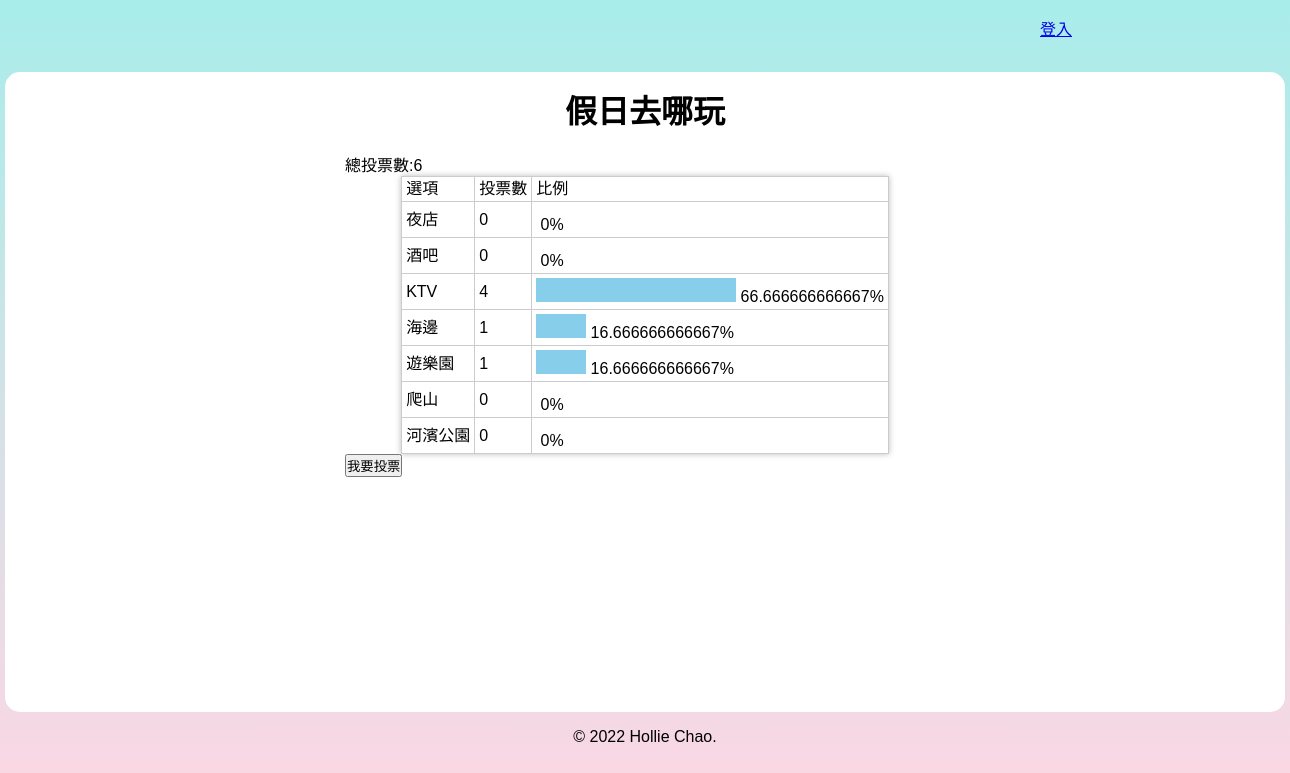
Screenshot of /?do=vote_result&id=5 with the database file from the repository.
### tables this page shows
CREATE TABLE `subjects` (
  `id` int(11) UNSIGNED NOT NULL COMMENT '序號',
  `subject` varchar(128) NOT NULL COMMENT '主題描述',
  `type_id` int(11) NOT NULL COMMENT '主題類別',
  `multiple` tinyint(1) NOT NULL DEFAULT 0 COMMENT '單/複選',
  `mulit_limit` tinyint(4) NOT NULL DEFAULT 1 COMMENT '單/複選項目數',
  `start` date NOT NULL COMMENT '開始時間',
  `end` date NOT NULL COMMENT '結束時間',
  `total` int(11) UNSIGNED NOT NULL DEFAULT 0 COMMENT '投票人數統計'
);

CREATE TABLE `options` (
  `id` int(11) NOT NULL COMMENT '序號',
  `option` varchar(128) NOT NULL COMMENT '選項描述',
  `subject_id` int(11) NOT NULL COMMENT '主題',
  `total` int(11) NOT NULL DEFAULT 0 COMMENT '投票人數統計'
);

### api/base.php (called while the page is built, shortened)
<?php
function pdo(){
    $dsn="mysql:host=localhost;charset=utf8;dbname=vote";
    return new PDO($dsn,'root','');
}
function all($table,...$arg){
    $pdo=pdo();
    $sql="SELECT * FROM $table ";
    switch(count($arg)){
        case 1:
            if(is_array($arg[0]) && !empty($arg[0])){
                foreach($arg[0] as $key => $value){
                    $tmp[]="`$key`='$value'";
                }
                $sql.=" WHERE ". implode(" AND " ,$tmp);
            }elseif(empty($arg[0])){
            }else{
                $sql.=$arg[0];
            }
        break;
        }
        return $pdo->query($sql)->fetchAll(PDO::FETCH_ASSOC);
    }
function find($table,$arg){
    $pdo=pdo();
    $sql="SELECT * FROM $table WHERE ";
        if(is_array($arg)){
            foreach($arg as $key => $value){
                $tmp[]="`$key`='$value'";
            }
            $sql.=implode(" AND " ,$tmp);
        }else{
            $sql.=" `id`='$arg'";
        }
        return $pdo->query($sql)->fetch(PDO::FETCH_ASSOC);
    }
?>

### front/vote_result.php (the view)
<?php
$subject=find("subjects",$_GET['id']);
$opts=all("options",['subject_id'=>$_GET['id']]);
?>
<h1 class="text-center"><?=$subject['subject'];?></h1>
<div style="width: 600px;margin:auto">
  <div>總投票數:<?=$subject['total'];?></div>
  <table class="result-table">
    <tr>
      <td>選項</td>
      <td>投票數</td>
      <td>比例</td>
    </tr>
    <?php
    foreach($opts as $opt){
      $total=($subject['total']==0)?1:$subject['total'];
      $rate=$opt['total']/$total;
    ?>
    <tr>
      <td><?=$opt['option'];?></td>
      <td><?=$opt['total'];?></td>
      <td>
        <div style="display:inline-block;height:24px;background:skyblue;width:<?=300*$rate;?>px;"></div>
        <?=($rate*100) . "%";?>
      </td>
    </tr>
    <?php
    }
    ?>
  </table>
    <button onclick="location.href='?do=vote&id=<?=$_GET['id'];?>'">我要投票</button>
</div>

### css/index.css (style rules this page uses)
* { margin: 0; padding: 0; box-sizing: border-box; font-family: Arial, Helvetica, sans-serif; }
body { height: 100vh; background-image: linear-gradient(to top, #fed6e3 0%, #a8edea 100%); }
h1 { text-align: center; line-height: 5rem; }
table { margin: auto; line-height: 1rem; }
table td { padding: 1rem; }
.text-center { text-align: center; }
.result-table { border-collapse: collapse; box-shadow: 0 0 6px #bbb; }
.result-table td { padding: 0.25rem; border: 1px solid #ccc; }

### rows the page displays
subjects: subject "假日去哪玩", total "6"
options: option "夜店", total "0", $rate*100 "0"
options: option "酒吧", total "0", $rate*100 "0"
options: option "KTV", total "4", $rate*100 "66.666666666667"
options: option "海邊", total "1", $rate*100 "16.666666666667"
options: option "遊樂園", total "1", $rate*100 "16.666666666667"
options: option "爬山", total "0", $rate*100 "0"
options: option "河濱公園", total "0", $rate*100 "0"
